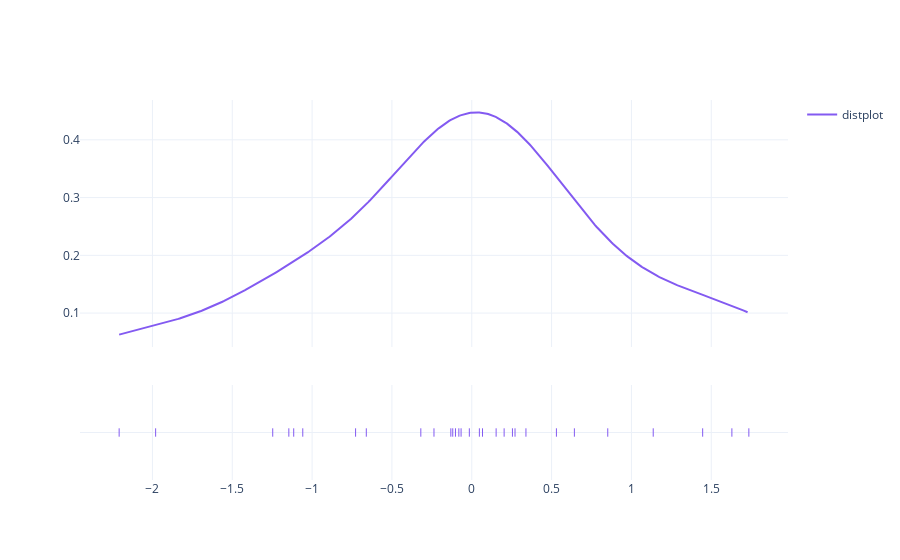

The code cell stored with this chart in its notebook:
### Code cell
import plotly.figure_factory as ff
import plotly.io as pio
import numpy as np
np.random.seed(1)

x = np.random.randn(30)
# hist_data = [log_density]
hist_data = [X.reshape(-1,)]
colors = ['#835AF1', '#7FA6EE']
group_labels = ['distplot']  # name of the dataset

pio.templates.default = "plotly_white"
fig = ff.create_distplot(hist_data, group_labels,
                         colors=colors, show_hist=False, histnorm='probability',)
fig.show()

### Figure 1 — Plotly figure (JSON) as saved in the notebook; plotly's stock layout.template omitted (floating-point values rounded to 4 significant figures; data arrays with more than 128 entries replaced by an {"elided": "..."} marker saying what was removed)
{"data": [{"legendgroup": "distplot", "marker": {"color": "#835AF1"}, "mode": "lines", "name": "distplot", "showlegend": true, "type": "scatter", "x": {"elided": "500 float values"}, "xaxis": "x", "y": {"elided": "500 float values"}, "yaxis": "y"}, {"legendgroup": "distplot", "marker": {"color": "#835AF1", "symbol": "line-ns-open"}, "mode": "markers", "name": "distplot", "showlegend": false, "type": "scatter", "x": [0.271, -1.247, 0.3394, 0.0673, 0.2028, 0.8518, -0.0808, -0.7276, 0.2548, -0.06678, 0.6428, 0.5302, 1.446, 1.137, -0.319, -0.01515, -0.1191, -2.208, -0.2366, 1.735, -1.115, -0.1311, -0.6605, -1.146, 1.629, 0.1527, -1.058, -0.1019, 0.04772, -1.98], "xaxis": "x", "y": ["distplot", "distplot", "distplot", "distplot", "distplot", "distplot", "distplot", "distplot", "distplot", "distplot", "distplot", "distplot", "distplot", "distplot", "distplot", "distplot", "distplot", "distplot", "distplot", "distplot", "distplot", "distplot", "distplot", "distplot", "distplot", "distplot", "distplot", "distplot", "distplot", "distplot"], "yaxis": "y2"}], "layout": {"barmode": "overlay", "hovermode": "closest", "legend": {"traceorder": "reversed"}, "xaxis": {"anchor": "y2", "domain": [0, 1], "zeroline": false}, "yaxis": {"anchor": "free", "domain": [0.35, 1], "position": 0}, "yaxis2": {"anchor": "x", "domain": [0, 0.25], "dtick": 1, "showticklabels": false}}}
